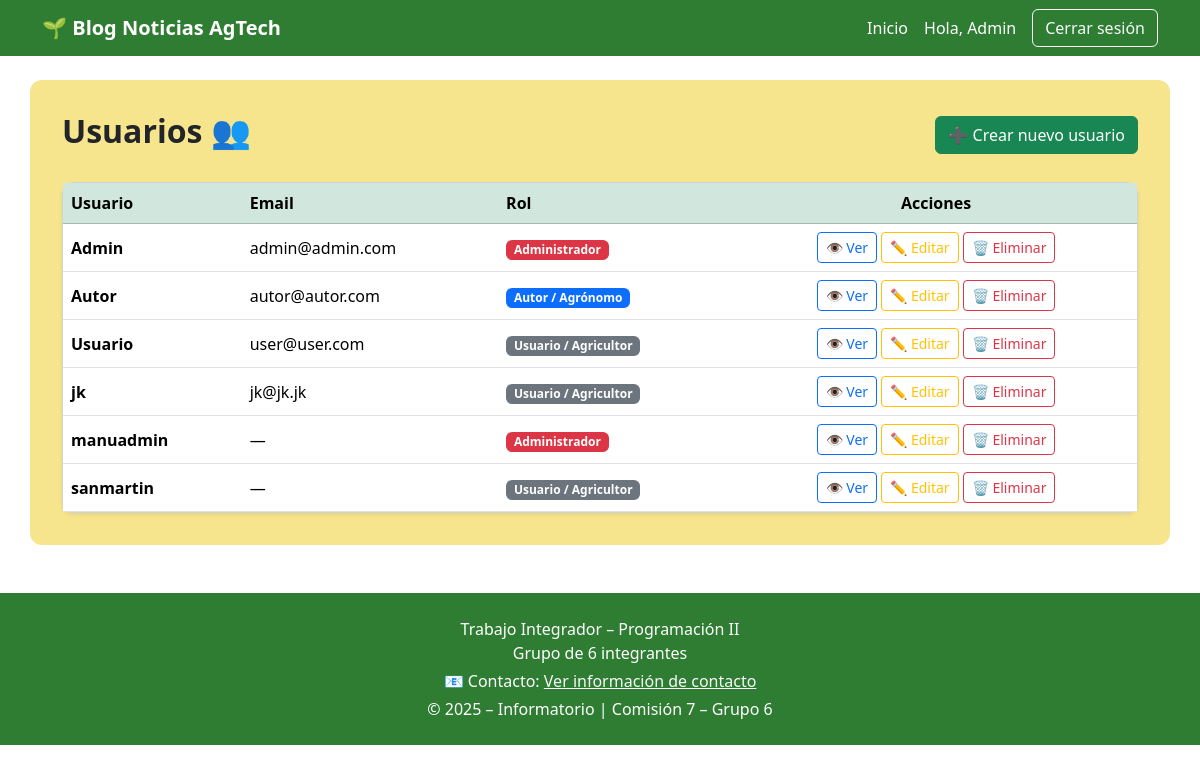
The page /api/v1/users/ (signed in) on the database its author committed.
### apps/autenticacion/models.py (models this page shows, shortened)
class Usuario(AbstractUser):
    rol = models.CharField(
        max_length=10,
        choices=Rol.choices,
        default=Rol.USUARIO
    )

### apps/users/views.py (the view)
# urls.py: path('users/', user_list, name='list'),
@login_required
def user_list(request):
    if request.user.rol != 'admin':
        return redirect('inicio')
    users = User.objects.all()
    return render(request, 'users/user_list.html', {'users': users})

### templates/users/user_list.html (shortened to what this page needs)
{% extends "base.html" %}
{% block content %}
<div class="d-flex justify-content-between align-items-center mb-4">
    <h2 class="fw-bold">Usuarios 👥</h2>
    {% if request.user.rol == 'admin' %}
    <a href="{% url 'apps.autenticacion:registrar' %}" class="btn btn-success">
        ➕ Crear nuevo usuario
    </a>
    {% endif %}
</div>
<div class="card shadow-sm">
    <div class="card-body p-0">
        <div class="table-responsive">
            <table class="table table-hover align-middle mb-0">
                <thead class="table-success">
                    <tr>
                        <th>Usuario</th>
                        <th>Email</th>
                        <th>Rol</th>
                        <th class="text-center">Acciones</th>
                    </tr>
                </thead>
                <tbody>
                {% for user in users %}
                    <tr>
                        <td>
                            <strong>{{ user.username }}</strong>
                        </td>
                        <td>{{ user.email|default:"—" }}</td>
                        <td>
                            <span class="badge
                                {% if user.rol == 'admin' %} bg-danger
                                {% elif user.rol == 'author' %} bg-primary
                                {% else %} bg-secondary {% endif %}
                            ">
                                {{ user.get_rol_display }}
                            </span>
                        </td>
                        <td class="text-center">
                            <a href="{% url 'users:detail' user.id %}"
                               class="btn btn-sm btn-outline-primary">
                                👁 Ver
                            </a>
                            {% if request.user.rol == 'admin' %}
                                <a href="{% url 'users:edit' user.id %}"
                                   class="btn btn-sm btn-outline-warning">
                                    ✏️ Editar
                                </a>
                                <a href="{% url 'users:delete' user.id %}"
                                   class="btn btn-sm btn-outline-danger"
                                   onclick="return confirm('¿Seguro que querés eliminar este usuario?');">
                                    🗑 Eliminar
                                </a>
                            {% endif %}
                        </td>
                    </tr>
                {% empty %}
                    <tr>
                        <td colspan="4" class="text-center py-4">
                            No hay usuarios registrados.
                        </td>
                    </tr>
                {% endfor %}
                </tbody>
            </table>
        </div>
    </div>
</div>
{% endblock %}

### templates/modulos/navbar.html (shortened to what this page needs)
<header>
    <nav class="navbar navbar-expand-lg navbar-agtech">
        <div class="container">
            <a class="navbar-brand fw-bold" href="{% url 'inicio' %}">
                🌱 Blog Noticias AgTech
            </a>
            <div class="collapse navbar-collapse" id="navbarAgtech">
                <ul class="navbar-nav ms-auto align-items-lg-center">
                    <li class="nav-item">
                        <a class="nav-link" href="{% url 'inicio' %}">Inicio</a>
                    </li>
                    {% if user.is_authenticated %}
                        <li class="nav-item">
                            <span class="nav-link">
                                Hola, {{ user.username }}
                            </span>
                        </li>
                        <li class="nav-item">
                            <a class="btn btn-outline-light ms-lg-2"
                               href="{% url 'apps.autenticacion:confirmar_logout' %}">
                                Cerrar sesión
                            </a>
                        </li>
                    {% endif %}
                </ul>
            </div>
        </div>
    </nav>
</header>

### static/css/main.css (style rules this page uses)
:root { --agtech-green: #2e7d32; --agtech-yellow: #f6e58d; }
.navbar-agtech { background-color: #2e7d32; }
.navbar-agtech .navbar-brand, .navbar-agtech .nav-link { color: #ffffff !important; }
.card { border-radius: 12px; }

### rows shown on the page
Usuario: username "Admin", email "admin@admin.com", rol "Administrador", shows "✏️ Editar"
Usuario: username "Autor", email "autor@autor.com", rol "Autor / Agrónomo"
Usuario: username "Usuario", email "user@user.com", rol "Usuario / Agricultor"
Usuario: username "jk", email "jk@jk.jk", rol "Usuario / Agricultor"
Usuario: username "manuadmin", email "—", rol "Administrador"
Usuario: username "sanmartin", email "—", rol "Usuario / Agricultor"
